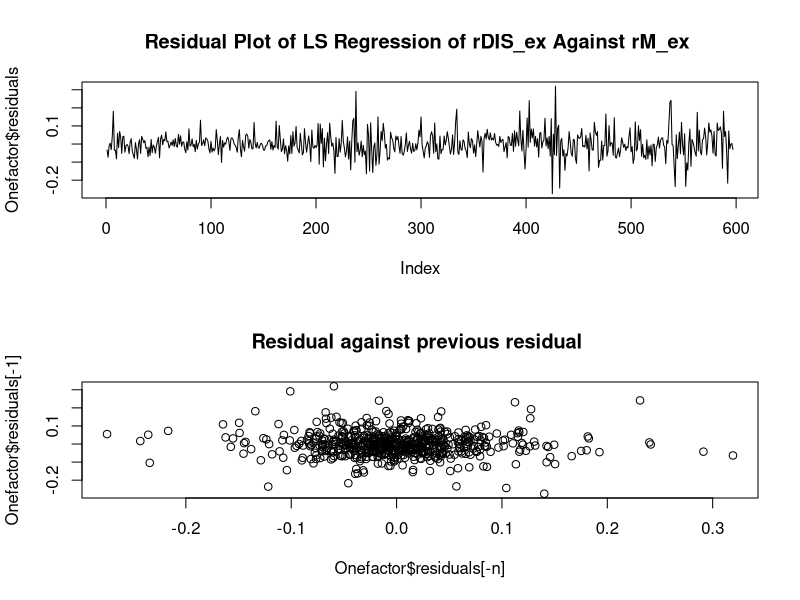

R code for this plot: (Note: this script raises an error after producing the figure.)
DISData <- read.table("stock_regression.csv",sep=',',header=TRUE)

summary(DISData) 

rDIS <- DISData$rDIS
rf <- DISData$rf
rDIS_ex <- DISData$rDIS_ex
rM_ex <- DISData$rM_ex
rSmB <- DISData$rSmB
rHmL <- DISData$rHmL
rRmW <- DISData$rRmW
rCmA <- DISData$rCmA
MoM <- DISData$MoM

# One factor model: LS 
Onefactor <- lm(rDIS_ex ~ rM_ex)
summary(Onefactor)
cor(rDIS_ex,rM_ex,use = "complete.obs")
c(summary(Onefactor)$r.squared, cor(rDIS_ex,rM_ex,use = "complete.obs")^2)

# model diagnostics: LS 
par(mfrow=c(2,1))
plot(Onefactor$residuals,type="l",main="Residual Plot of LS Regression of rDIS_ex Against rM_ex ")

n <- length(rDIS_ex) - 1
plot(Onefactor$residuals[-n],Onefactor$residuals[-1],main="Residual against previous residual ")
cor(Onefactor$residuals[-n],Onefactor$residuals[-1])

par(mfrow=c(1,2))
qqnorm(stdres(Onefactor),main="Q-Q Plot of Standardized Residuals")
abline(0,1,col="red")
qqnorm(studres(Onefactor),main="Q-Q Plot of Studentized Residuals")
abline(0,1,col="red")

# One factor model: LAD 
library(quantreg) 
Onefactorlad <- rq(rDIS_ex ~ rM_ex,0.5)
summary(Onefactorlad)

# model diagnostics: LAD 
par(mfrow=c(2,1))
plot(Onefactorlad$residuals,type="l",main="Residual Plot of LAD Regression of rDIS_ex Against rM_ex ")
plot(Onefactorlad$residuals[-n],Onefactorlad$residuals[-1],main="Residual against previous residual ")
cor(Onefactorlad$residuals[-n],Onefactorlad$residuals[-1])

# 3 factors model: LS 
pairs(cbind(rDIS_ex,rM_ex,rSmB,rHmL))

FF3factor <- lm(rDIS_ex ~ rM_ex + rSmB + rHmL)
summary(FF3factor)

# 4 factors model: LS 
pairs(cbind(rDIS_ex,rM_ex,rSmB,rHmL,MoM))

FF4factor <- lm(rDIS_ex ~ rM_ex + rSmB + rHmL + MoM)
summary(FF4factor)

# 5 factors model: LS 
pairs(cbind(rDIS_ex,rM_ex,rSmB,rHmL,rRmW,rCmA))

FF5factor <- lm(rDIS_ex ~ rM_ex + rSmB + rHmL + rRmW + rCmA)
summary(FF5factor)

# own model: LS
pairs(cbind(rDIS_ex,rM_ex,rRmW))

ownmodel <- lm(rDIS_ex ~ rM_ex + rRmW)
summary(ownmodel)

# model diagnostics: own model 
par(mfrow=c(2,1))
plot(ownmodel$residuals,type="l",main="Residual Plot of LS Regression")

n <- length(rDIS_ex) - 1
plot(ownmodel$residuals[-n],ownmodel$residuals[-1],main="Residual against previous residual ")
cor(ownmodel$residuals[-n],ownmodel$residuals[-1])

par(mfrow=c(1,2))
qqnorm(stdres(ownmodel),main="Q-Q Plot of Standardized Residuals")
abline(0,1,col="red")
qqnorm(studres(ownmodel),main="Q-Q Plot of Studentized Residuals")
abline(0,1,col="red")

# comparison
round(c(summary(Onefactor)$r.squared, summary(FF3factor)$r.squared, summary(FF4factor)$r.squared, summary(FF5factor)$r.squared,  summary(ownmodel)$r.squared),5)






